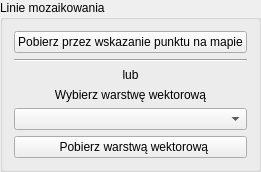
         <widget class="QgsCollapsibleGroupBox" name="linie_mozaikowania_groupBox">
          <property name="enabled">
           <bool>true</bool>
          </property>
          <property name="title">
           <string>Linie mozaikowania </string>
          </property>
          <property name="collapsed">
           <bool>true</bool>
          </property>
          <layout class="QVBoxLayout" name="verticalLayout_15">
           <item>
            <widget class="QPushButton" name="linie_mozaikowania_capture_btn">
             <property name="text">
              <string>Pobierz przez wskazanie punktu na mapie</string>
             </property>
             <property name="icon">
              <iconset>
               <normaloff>img/icon.png</normaloff>img/icon.png</iconset>
             </property>
            </widget>
           </item>
           <item>
            <widget class="Line" name="line_10">
             <property name="orientation">
              <enum>Qt::Horizontal</enum>
             </property>
            </widget>
           </item>
           <item>
            <widget class="QLabel" name="label_30">
             <property name="text">
              <string>lub</string>
             </property>
             <property name="alignment">
              <set>Qt::AlignCenter</set>
             </property>
            </widget>
           </item>
           <item>
            <widget class="QLabel" name="label_31">
             <property name="text">
              <string>Wybierz warstwę wektorową</string>
             </property>
             <property name="alignment">
              <set>Qt::AlignCenter</set>
             </property>
            </widget>
           </item>
           <item>
            <widget class="QgsMapLayerComboBox" name="linie_mozaikowania_mapLayerComboBox"/>
           </item>
           <item>
            <widget class="QPushButton" name="linie_mozaikowania_arch_fromLayer_btn">
             <property name="text">
              <string>  Pobierz warstwą wektorową</string>
             </property>
            </widget>
           </item>
          </layout>
         </widget>
